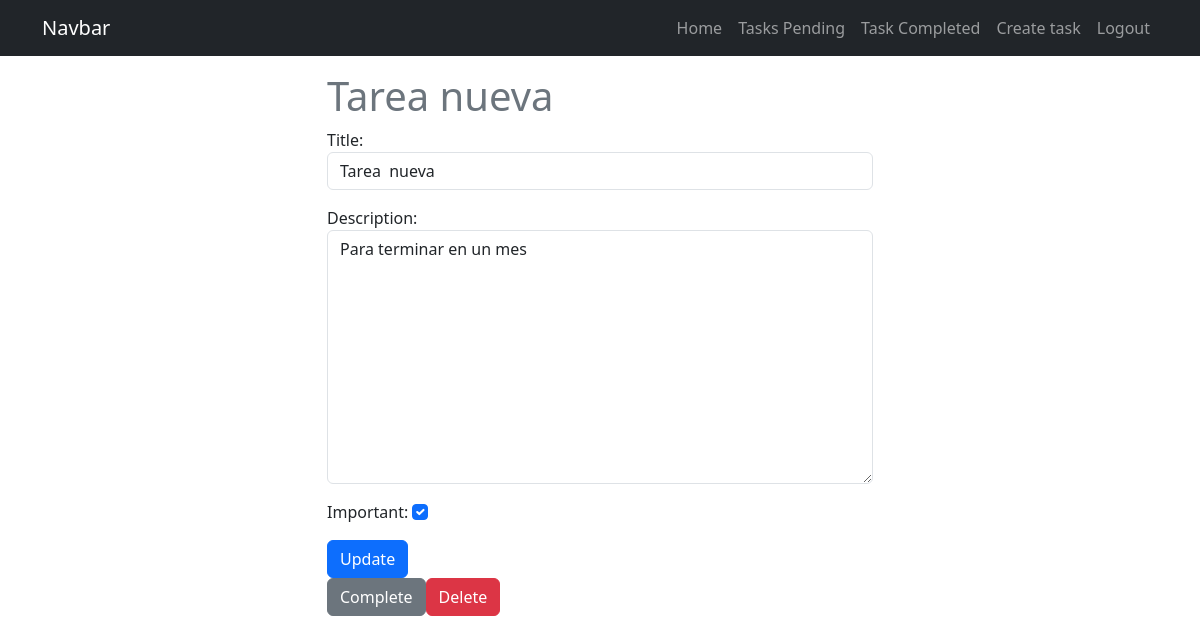
Screenshot of /tasks/8/ (signed in) with the database file from the repository.
### tasks/models.py (models this page shows, shortened)
class Task(models.Model):
    title = models.CharField(max_length=100)
    description = models.TextField(blank=True)
    crated = models.DateTimeField(auto_now_add=True)
    datecompleted = models.DateTimeField(null=True, blank=True)
    important = models.BooleanField(default=False)
    user = models.ForeignKey(User, on_delete=models.CASCADE)

### tasks/views.py (the view, shortened to what this page needs)
# urls.py: path('tasks/<int:task_id>/', views.task_detail, name='task_detail'),
@login_required
def task_detail(request, task_id):
    if request.method == 'GET':
       task = get_object_or_404(Task, pk=task_id, user=request.user)
       form =  TaskForm(instance=task)
       return render(request, 'task_detail.html', {'task': task, 'form': form })

### tasks/forms.py
class TaskForm(forms.ModelForm):
    class Meta:
        model = Task
        fields = ['title', 'description', 'important']
        widgets = {
              'title': forms.TextInput(attrs={'class':'form-control', 'placeholder': 'Write a title'}),
              'description': forms.Textarea(attrs={'class':'form-control', 'placeholder': 'write a description'}),
              'important': forms.CheckboxInput(attrs={'class':'form-check-input'}),
        }

### tasks/templates/task_detail.html (shortened to what this page needs)
{% extends 'base.html' %}
{% block content %}
<main class="container">
      <div class="row">
            <div class="col-md-6 offset-md-3">
                  <h1 class="text-secondary">{{task.title}}</h1>
                  <form method="POST">
                        {{form.as_p}}
                        <button class="btn btn-primary">
                              Update
                        </button>
                  </form>
                 <div class="d-flex">
                 <form action="{% url 'complete_task' task.id %}" method="POST">
                     <button class="btn btn-secondary">
                          Complete
                      </button>
                 </form>
                 <form action="{% url 'delete_task' task.id %}" method="POST">
                       <button class="btn btn-danger">
                          Delete
                       </button>
                 </form>
                 </div>
            </div>
      </div>
</main>
{% endblock %}

### rows the page displays
Task: title "Tarea nueva", description "Para terminar en un mes", important "☑"
